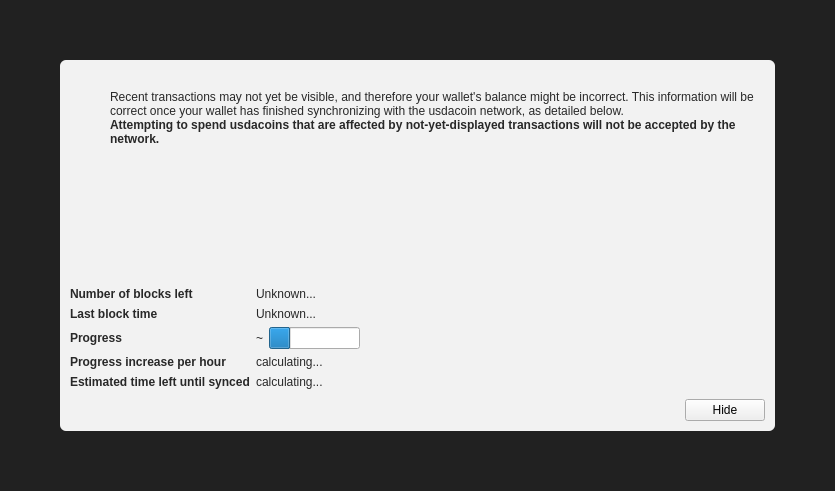
<?xml version="1.0" encoding="UTF-8"?>
<ui version="4.0">
 <class>ModalOverlay</class>
 <widget class="ModalOverlay" name="ModalOverlay">
  <property name="geometry">
   <rect>
    <x>0</x>
    <y>0</y>
    <width>835</width>
    <height>491</height>
   </rect>
  </property>
  <property name="windowTitle">
   <string>Form</string>
  </property>
  <layout class="QVBoxLayout" name="verticalLayout" stretch="0">
   <property name="sizeConstraint">
    <enum>QLayout::SetDefaultConstraint</enum>
   </property>
   <property name="leftMargin">
    <number>0</number>
   </property>
   <property name="topMargin">
    <number>0</number>
   </property>
   <property name="rightMargin">
    <number>0</number>
   </property>
   <property name="bottomMargin">
    <number>0</number>
   </property>
   <item>
    <widget class="QWidget" name="bgWidget" native="true">
     <property name="styleSheet">
      <string notr="true">#bgWidget { background: rgba(0,0,0,220); }</string>
     </property>
     <layout class="QVBoxLayout" name="verticalLayoutMain" stretch="1">
      <property name="leftMargin">
       <number>60</number>
      </property>
      <property name="topMargin">
       <number>60</number>
      </property>
      <property name="rightMargin">
       <number>60</number>
      </property>
      <property name="bottomMargin">
       <number>60</number>
      </property>
      <item>
       <widget class="QWidget" name="contentWidget" native="true">
        <property name="styleSheet">
         <string notr="true">#contentWidget { background: rgba(255,255,255,240); border-radius: 6px; }

QLabel { color: rgb(40,40,40);  }</string>
        </property>
        <layout class="QVBoxLayout" name="verticalLayoutSub" stretch="1,0,0,0">
         <property name="spacing">
          <number>0</number>
         </property>
         <property name="leftMargin">
          <number>10</number>
         </property>
         <property name="topMargin">
          <number>10</number>
         </property>
         <property name="rightMargin">
          <number>10</number>
         </property>
         <property name="bottomMargin">
          <number>10</number>
         </property>
         <item>
          <layout class="QHBoxLayout" name="horizontalLayoutIconText" stretch="0,1">
           <property name="topMargin">
            <number>20</number>
           </property>
           <item>
            <layout class="QVBoxLayout" name="verticalLayoutIcon">
             <property name="leftMargin">
              <number>0</number>
             </property>
             <item>
              <widget class="QPushButton" name="warningIcon">
               <property name="enabled">
                <bool>false</bool>
               </property>
               <property name="text">
                <string/>
               </property>
               <property name="icon">
                <iconset>
                 <normaloff>:/icons/warning</normaloff>
                 <disabledoff>:/icons/warning</disabledoff>:/icons/warning</iconset>
               </property>
               <property name="iconSize">
                <size>
                 <width>48</width>
                 <height>48</height>
                </size>
               </property>
               <property name="flat">
                <bool>true</bool>
               </property>
              </widget>
             </item>
             <item>
              <spacer name="verticalSpacerWarningIcon">
               <property name="orientation">
                <enum>Qt::Vertical</enum>
               </property>
               <property name="sizeHint" stdset="0">
                <size>
                 <width>20</width>
                 <height>40</height>
                </size>
               </property>
              </spacer>
             </item>
            </layout>
           </item>
           <item>
            <layout class="QVBoxLayout" name="verticalLayoutInfoText">
             <property name="leftMargin">
              <number>0</number>
             </property>
             <property name="topMargin">
              <number>0</number>
             </property>
             <item>
              <widget class="QLabel" name="infoText">
               <property name="text">
                <string>Recent transactions may not yet be visible, and therefore your wallet's balance might be incorrect. This information will be correct once your wallet has finished synchronizing with the usdacoin network, as detailed below.</string>
               </property>
               <property name="textFormat">
                <enum>Qt::RichText</enum>
               </property>
               <property name="wordWrap">
                <bool>true</bool>
               </property>
              </widget>
             </item>
             <item>
              <widget class="QLabel" name="infoTextStrong">
               <property name="font">
                <font>
                 <weight>75</weight>
                 <bold>true</bold>
                </font>
               </property>
               <property name="text">
                <string>Attempting to spend usdacoins that are affected by not-yet-displayed transactions will not be accepted by the network.</string>
               </property>
               <property name="textFormat">
                <enum>Qt::RichText</enum>
               </property>
               <property name="wordWrap">
                <bool>true</bool>
               </property>
              </widget>
             </item>
             <item>
              <spacer name="verticalSpacerInTextSpace">
               <property name="orientation">
                <enum>Qt::Vertical</enum>
               </property>
               <property name="sizeHint" stdset="0">
                <size>
                 <width>20</width>
                 <height>40</height>
                </size>
               </property>
              </spacer>
             </item>
            </layout>
           </item>
          </layout>
         </item>
         <item>
          <spacer name="verticalSpacerAfterText">
           <property name="orientation">
            <enum>Qt::Vertical</enum>
           </property>
           <property name="sizeHint" stdset="0">
            <size>
             <width>20</width>
             <height>40</height>
            </size>
           </property>
          </spacer>
         </item>
         <item>
          <layout class="QFormLayout" name="formLayout">
           <property name="fieldGrowthPolicy">
            <enum>QFormLayout::FieldsStayAtSizeHint</enum>
           </property>
           <property name="horizontalSpacing">
            <number>6</number>
           </property>
           <property name="verticalSpacing">
            <number>6</number>
           </property>
           <property name="topMargin">
            <number>10</number>
           </property>
           <item row="0" column="0">
            <widget class="QLabel" name="labelNumberOfBlocksLeft">
             <property name="font">
              <font>
               <weight>75</weight>
               <bold>true</bold>
              </font>
             </property>
             <property name="text">
              <string>Number of blocks left</string>
             </property>
            </widget>
           </item>
           <item row="0" column="1">
            <widget class="QLabel" name="numberOfBlocksLeft">
             <property name="text">
              <string>Unknown...</string>
             </property>
            </widget>
           </item>
           <item row="1" column="0">
            <widget class="QLabel" name="labelLastBlockTime">
             <property name="font">
              <font>
               <weight>75</weight>
               <bold>true</bold>
              </font>
             </property>
             <property name="text">
              <string>Last block time</string>
             </property>
            </widget>
           </item>
           <item row="1" column="1">
            <widget class="QLabel" name="newestBlockDate">
             <property name="sizePolicy">
              <sizepolicy hsizetype="Maximum" vsizetype="Preferred">
               <horstretch>0</horstretch>
               <verstretch>0</verstretch>
              </sizepolicy>
             </property>
             <property name="text">
              <string>Unknown...</string>
             </property>
            </widget>
           </item>
           <item row="2" column="0">
            <widget class="QLabel" name="labelSyncDone">
             <property name="font">
              <font>
               <weight>75</weight>
               <bold>true</bold>
              </font>
             </property>
             <property name="text">
              <string>Progress</string>
             </property>
            </widget>
           </item>
           <item row="2" column="1">
            <layout class="QHBoxLayout" name="horizontalLayoutSync" stretch="0,1">
             <item>
              <widget class="QLabel" name="percentageProgress">
               <property name="text">
                <string notr="true">~</string>
               </property>
              </widget>
             </item>
             <item>
              <widget class="QProgressBar" name="progressBar">
               <property name="value">
                <number>24</number>
               </property>
               <property name="format">
                <string/>
               </property>
              </widget>
             </item>
            </layout>
           </item>
           <item row="4" column="0">
            <widget class="QLabel" name="labelProgressIncrease">
             <property name="font">
              <font>
               <weight>75</weight>
               <bold>true</bold>
              </font>
             </property>
             <property name="text">
              <string>Progress increase per hour</string>
             </property>
            </widget>
           </item>
           <item row="4" column="1">
            <widget class="QLabel" name="progressIncreasePerH">
             <property name="text">
              <string>calculating...</string>
             </property>
            </widget>
           </item>
           <item row="5" column="0">
            <widget class="QLabel" name="labelEstimatedTimeLeft">
             <property name="font">
              <font>
               <weight>75</weight>
               <bold>true</bold>
              </font>
             </property>
             <property name="text">
              <string>Estimated time left until synced</string>
             </property>
            </widget>
           </item>
           <item row="5" column="1">
            <widget class="QLabel" name="expectedTimeLeft">
             <property name="text">
              <string>calculating...</string>
             </property>
            </widget>
           </item>
          </layout>
         </item>
         <item>
          <layout class="QHBoxLayout" name="horizontalLayoutButtons">
           <property name="leftMargin">
            <number>10</number>
           </property>
           <property name="topMargin">
            <number>10</number>
           </property>
           <item>
            <spacer name="horizontalSpacer">
             <property name="orientation">
              <enum>Qt::Horizontal</enum>
             </property>
             <property name="sizeHint" stdset="0">
              <size>
               <width>40</width>
               <height>20</height>
              </size>
             </property>
            </spacer>
           </item>
           <item>
            <widget class="QPushButton" name="closeButton">
             <property name="text">
              <string>Hide</string>
             </property>
            </widget>
           </item>
          </layout>
         </item>
        </layout>
       </widget>
      </item>
     </layout>
    </widget>
   </item>
  </layout>
 </widget>
 <customwidgets>
  <customwidget>
   <class>ModalOverlay</class>
   <extends>QWidget</extends>
   <header>qt/modaloverlay.h</header>
   <container>1</container>
  </customwidget>
 </customwidgets>
 <resources/>
 <connections/>
</ui>
